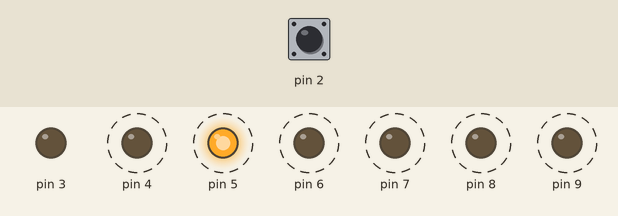
This sketch was run on a simulated Arduino Uno, built with avr-gcc and run on an emulated ATmega328P. Parts: output pins drawn as LEDs (lit = HIGH). Dashed ring = blinking. Inputs (shaded band) come from the test bench; at power-on: pin 2 HIGH. Random numbers use the default seed unless the sketch sets one; what the sketch prints to the serial monitor is not drawn.

Above: at 1.2 s.
1.3 s: pin 2 pulled LOW for 0.15 s
At 4.95 s:
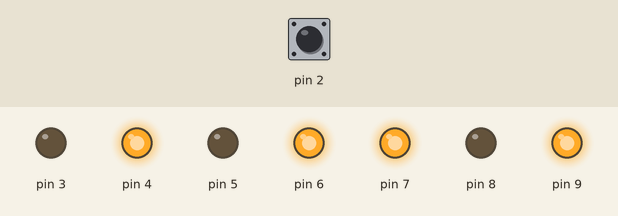
At 8.0 s:
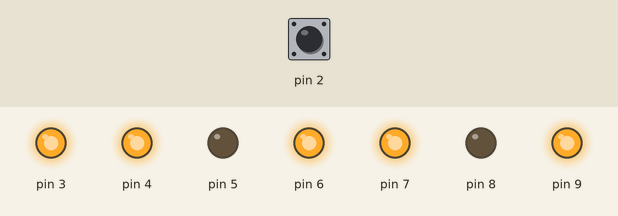
Timing chart, 0 to 13.3 s (numbered marks = the images above; inputs shaded):
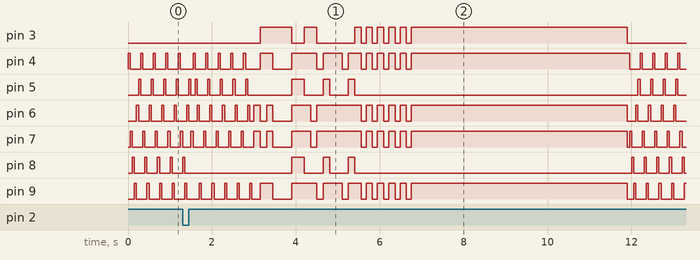

The sketch:

Terning.ino
```cpp
int timer = 150;

int ani_timer = 50;

int flashes;

long recmill = 0;

int yesRoll = 0;

long randomNo;

int rolls;
int rollsNo;


void setup() {
  Serial.begin(9600);
  pinMode(2, INPUT_PULLUP);
  attachInterrupt(digitalPinToInterrupt(2), intfunc, RISING);

  for (int thisPin = 3; thisPin < 10; thisPin++) {
    pinMode(thisPin, OUTPUT);
  }

randomSeed(analogRead(0));

}


void loop() {


  if (yesRoll == 1) {
        Serial.print("Roll");
    roll();

    randomNo = random(1,7);
  Serial.println(randomNo);

for(flashes = 0; flashes <= 4; flashes +=1){
Serial.print("flash");
allOff();
delay(120);

    if(randomNo == 1){
      one();
    }
    else if(randomNo == 2){
      two();
    }

    else if(randomNo == 3){
      tree();
    }

    else if(randomNo == 4){
      four();
    }

    else if(randomNo == 5){
      five();
    }

    else if(randomNo == 6){
      six();
    }
}


delay(5000);

    yesRoll = 0;
    recmill = millis();
  }

  else {

if (millis() <= recmill + 20000){

    for (int i = 0; i < 5; i +=1){
    ani();
}
    for (int i = 0; i < 5; i +=1){
    aniRev();

}


roll();
  }

  allOff();
  }


}

void intfunc() {
  yesRoll = 1;
}

void ani() {

  digitalWrite(3, LOW);
  digitalWrite(4, HIGH);
  digitalWrite(5, LOW);
  digitalWrite(6, LOW);
  digitalWrite(7, LOW);
  digitalWrite(8, LOW);
  digitalWrite(9, LOW);

  delay(ani_timer);

  digitalWrite(3, LOW);
  digitalWrite(7, HIGH);
  digitalWrite(5, LOW);
  digitalWrite(6, LOW);
  digitalWrite(4, LOW);
  digitalWrite(8, LOW);
  digitalWrite(9, LOW);

  delay(ani_timer);
  digitalWrite(3, LOW);
  digitalWrite(8, HIGH);
  digitalWrite(5, LOW);
  digitalWrite(6, LOW);
  digitalWrite(4, LOW);
  digitalWrite(7, LOW);
  digitalWrite(9, LOW);

  delay(ani_timer);
  digitalWrite(3, LOW);
  digitalWrite(9, HIGH);
  digitalWrite(5, LOW);
  digitalWrite(6, LOW);
  digitalWrite(4, LOW);
  digitalWrite(7, LOW);
  digitalWrite(8, LOW);

  delay(ani_timer);
  digitalWrite(3, LOW);
  digitalWrite(6, HIGH);
  digitalWrite(5, LOW);
  digitalWrite(9, LOW);
  digitalWrite(4, LOW);
  digitalWrite(7, LOW);
  digitalWrite(8, LOW);

  delay(ani_timer);
  digitalWrite(3, LOW);
  digitalWrite(5, HIGH);
  digitalWrite(6, LOW);
  digitalWrite(9, LOW);
  digitalWrite(4, LOW);
  digitalWrite(7, LOW);
  digitalWrite(8, LOW);

  delay(ani_timer);
}

void aniRev() {

  digitalWrite(3, LOW);
  digitalWrite(7, HIGH);
  digitalWrite(5, LOW);
  digitalWrite(6, LOW);
  digitalWrite(4, LOW);
  digitalWrite(8, LOW);
  digitalWrite(9, LOW);

  delay(ani_timer);

  digitalWrite(3, LOW);
  digitalWrite(4, HIGH);
  digitalWrite(5, LOW);
  digitalWrite(6, LOW);
  digitalWrite(7, LOW);
  digitalWrite(8, LOW);
  digitalWrite(9, LOW);

  delay(ani_timer);
  digitalWrite(3, LOW);
  digitalWrite(5, HIGH);
  digitalWrite(8, LOW);
  digitalWrite(6, LOW);
  digitalWrite(4, LOW);
  digitalWrite(7, LOW);
  digitalWrite(9, LOW);

  delay(ani_timer);
  digitalWrite(3, LOW);
  digitalWrite(6, HIGH);
  digitalWrite(5, LOW);
  digitalWrite(9, LOW);
  digitalWrite(4, LOW);
  digitalWrite(7, LOW);
  digitalWrite(8, LOW);

  delay(ani_timer);
  digitalWrite(3, LOW);
  digitalWrite(9, HIGH);
  digitalWrite(5, LOW);
  digitalWrite(6, LOW);
  digitalWrite(4, LOW);
  digitalWrite(7, LOW);
  digitalWrite(8, LOW);

  delay(ani_timer);
  digitalWrite(3, LOW);
  digitalWrite(9, HIGH);
  digitalWrite(6, LOW);
  digitalWrite(9, LOW);
  digitalWrite(4, LOW);
  digitalWrite(7, LOW);
  digitalWrite(5, LOW);

  delay(ani_timer);
}


void six() {
  digitalWrite(3, LOW);
  digitalWrite(4, HIGH);
  digitalWrite(5, HIGH);
  digitalWrite(6, HIGH);
  digitalWrite(7, HIGH);
  digitalWrite(8, HIGH);
  digitalWrite(9, HIGH);
  delay(timer);
}
void five() {
  digitalWrite(3, HIGH);
  digitalWrite(4, HIGH);
  digitalWrite(5, LOW);
  digitalWrite(6, HIGH);
  digitalWrite(7, HIGH);
  digitalWrite(8, LOW);
  digitalWrite(9, HIGH);
  delay(timer);
}
void four() {
  digitalWrite(3, LOW);
  digitalWrite(4, HIGH);
  digitalWrite(5, LOW);
  digitalWrite(6, HIGH);
  digitalWrite(7, HIGH);
  digitalWrite(8, LOW);
  digitalWrite(9, HIGH);
  delay(timer);
}
void tree() {
  digitalWrite(3, HIGH);
  digitalWrite(4, HIGH);
  digitalWrite(5, LOW);
  digitalWrite(6, LOW);
  digitalWrite(7, LOW);
  digitalWrite(8, LOW);
  digitalWrite(9, HIGH);
  delay(timer);
}
void two() {
  digitalWrite(3, LOW);
  digitalWrite(4, LOW);
  digitalWrite(5, LOW);
  digitalWrite(6, HIGH);
  digitalWrite(7, HIGH);
  digitalWrite(8, LOW);
  digitalWrite(9, LOW);
  delay(timer);
}
void one() {
  digitalWrite(3, HIGH);
  digitalWrite(4, LOW);
  digitalWrite(5, LOW);
  digitalWrite(6, LOW);
  digitalWrite(7, LOW);
  digitalWrite(8, LOW);
  digitalWrite(9, LOW);
  delay(timer);
}


void allOff(){
  digitalWrite(3, LOW);
  digitalWrite(4, LOW);
  digitalWrite(5, LOW);
  digitalWrite(6, LOW);
  digitalWrite(7, LOW);
  digitalWrite(8, LOW);
  digitalWrite(9, LOW);

}


void roll() {

rollsNo = random(4,15);

for(rolls = 0; rolls <= rollsNo ; rolls +=1){

randomNo = random(1,7);


    if(randomNo == 1){
      one();
    }
    else if(randomNo == 2){
      two();
    }

    else if(randomNo == 3){
      tree();
    }

    else if(randomNo == 4){
      four();
    }

    else if(randomNo == 5){
      five();
    }

    else if(randomNo == 6){
      six();
    }

  }
}
```
